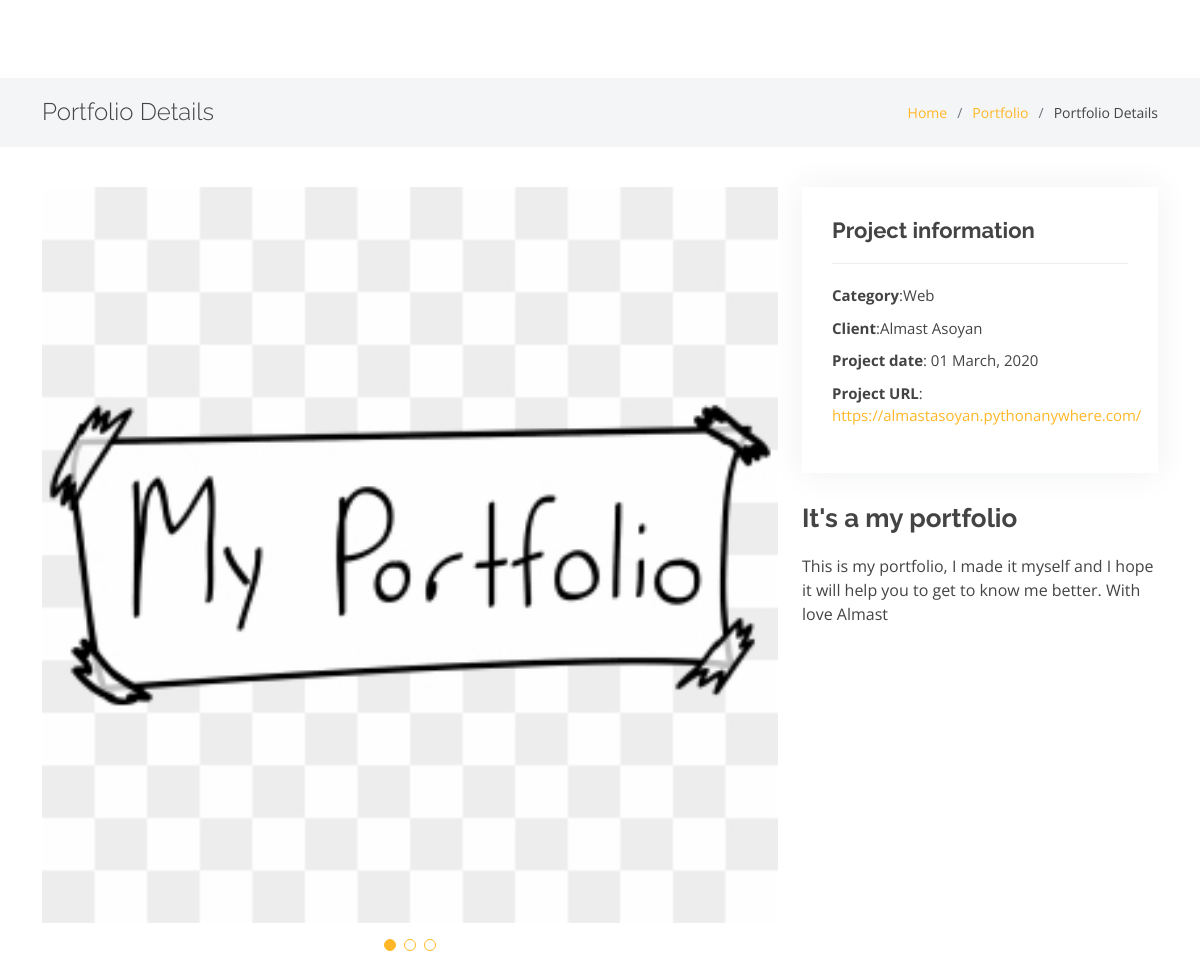
Screenshot of /portfolio_project/2 with the database file from the repository.
### resume/models.py (models this page shows)
class PortfolioProject(models.Model):
        name = models.CharField(max_length= 50)
        image = models.ImageField(upload_to='media/')
        short_description = models.CharField(max_length=50)
        description =models.TextField(max_length= 1000)
        category= models.CharField(max_length=50)
        client= models.CharField(max_length=50)
        url= models.URLField()

### resume/views.py (the view)
# urls.py: path('portfolio_project/<int:id>', portfolio_project, name="portfolio_project"),
def portfolio_project(request, id):
    project =  get_object_or_404(PortfolioProject, id =id)
    print(project)
    return render(request, "portfolio-details.html",context= {"project": project})

### resume/templates/portfolio-details.html (shortened to what this page needs)
{% extends 'base.html'%} {% load static %} {% block bodycontent %}
  <main id="main">
    <section class="breadcrumbs">
      <div class="container">
        <div class="d-flex justify-content-between align-items-center">
          <h2>Portfolio Details</h2>
          <ol>
            <li><a href="index.html">Home</a></li>
            <li><a href="portfolio.html">Portfolio</a></li>
            <li>Portfolio Details</li>
          </ol>
        </div>
      </div>
    </section>
    <section id="portfolio-details" class="portfolio-details">
      <div class="container">
        <div class="row gy-4">
          <div class="col-lg-8">
            <div class="portfolio-details-slider swiper">
              <div class="swiper-wrapper align-items-center">
                <div class="swiper-slide">
                  <img src="{{project.image.url}}" alt="">
                </div>
              </div>
              <div class="swiper-pagination"></div>
            </div>
          </div>
          <div class="col-lg-4">
            <div class="portfolio-info">
              <h3>Project information</h3>
              <ul>
                <li><strong>Category</strong>:{{project.category}}</li>
                <li><strong>Client</strong>:{{project.client}}</li>
                <li><strong>Project date</strong>: 01 March, 2020</li>
                <li><strong>Project URL</strong>: <a href="{{project.url}}">{{project.url}}</a></li>
              </ul>
            </div>
            <div class="portfolio-description">
              <h2>{{project.short_description}}</h2>
              <p>
                {{project.description}}
              </p>
            </div>
          </div>
        </div>
      </div>
    </section>
  </main>
{% endblock %}

### resume/static/assets/css/style.css (style rules this page uses)
body { font-family: "Open Sans", sans-serif; color: #444444; }
a { color: #ffb727; text-decoration: none; }
h1, h2, h3, h4, h5, h6 { font-family: "Raleway", sans-serif; }
section { padding: 60px 0; }
.breadcrumbs { padding: 20px 0; background-color: #f4f5f6; min-height: 40px; margin-top: 78px; }
.breadcrumbs h2 { font-size: 24px; font-weight: 300; margin: 0; }
.breadcrumbs ol { display: flex; flex-wrap: wrap; list-style: none; padding: 0; margin: 0; font-size: 14px; }
.breadcrumbs ol li+li { padding-left: 10px; }
.breadcrumbs ol li+li::before { display: inline-block; padding-right: 10px; color: #6c757d; content: "/"; }
.portfolio-details { padding-top: 40px; }
.portfolio-details .portfolio-details-slider img { width: 100%; }
.portfolio-details .portfolio-details-slider .swiper-pagination { margin-top: 20px; position: relative; }
.portfolio-details .portfolio-info { padding: 30px; box-shadow: 0px 0 30px rgba(59, 67, 74, 0.08); }
.portfolio-details .portfolio-info h3 { font-size: 22px; font-weight: 700; margin-bottom: 20px; padding-bottom: 20px; border-bottom: 1px solid #eee; }
.portfolio-details .portfolio-info ul { list-style: none; padding: 0; font-size: 15px; }
.portfolio-details .portfolio-info ul li+li { margin-top: 10px; }
.portfolio-details .portfolio-description { padding-top: 30px; }
.portfolio-details .portfolio-description h2 { font-size: 26px; font-weight: 700; margin-bottom: 20px; }
.portfolio-details .portfolio-description p { padding: 0; }

### rows the page displays
PortfolioProject: image (picture), category "Web", client "Almast Asoyan", url "https://almastasoyan.pythonanywhere.com/", short_description "It's a my portfolio", description "This is my portfolio, I made it myself and I hope it will help you to get to know me better. With love Almast"
